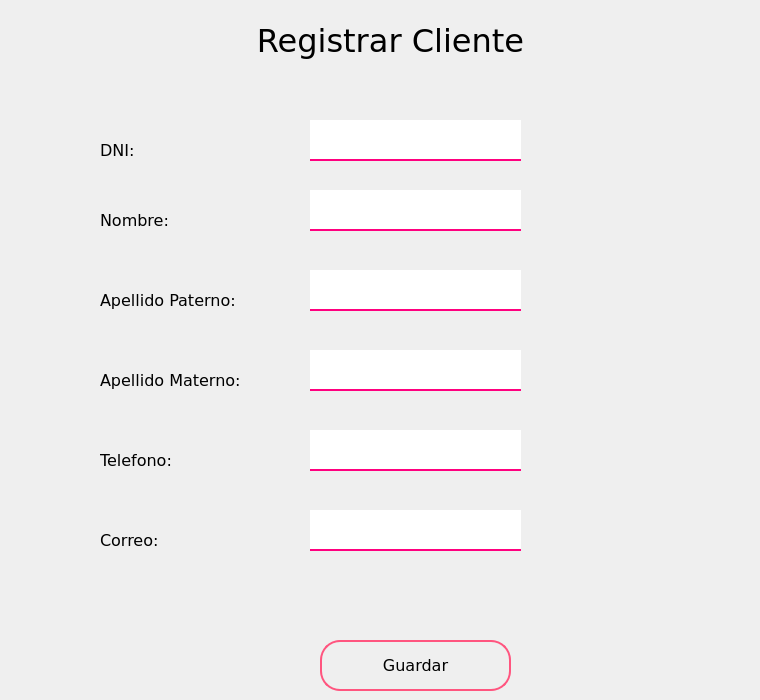
               <widget class="QWidget" name="pagRegistroCliente">
                <widget class="QLineEdit" name="txtDNI">
                 <property name="geometry">
                  <rect>
                   <x>310</x>
                   <y>120</y>
                   <width>211</width>
                   <height>41</height>
                  </rect>
                 </property>
                 <property name="font">
                  <font>
                   <pointsize>12</pointsize>
                  </font>
                 </property>
                 <property name="styleSheet">
                  <string notr="true">QLineEdit{
background-color: rgb(255, 255, 255);
border:none;
border-bottom:2px solid rgb(255, 0, 127);
padding-bottom:7px;
}</string>
                 </property>
                 <property name="alignment">
                  <set>Qt::AlignBottom|Qt::AlignLeading|Qt::AlignLeft</set>
                 </property>
                </widget>
                <widget class="QLabel" name="label">
                 <property name="geometry">
                  <rect>
                   <x>100</x>
                   <y>130</y>
                   <width>111</width>
                   <height>41</height>
                  </rect>
                 </property>
                 <property name="font">
                  <font>
                   <family>Verdana</family>
                   <pointsize>12</pointsize>
                  </font>
                 </property>
                 <property name="text">
                  <string>DNI:</string>
                 </property>
                </widget>
                <widget class="QLabel" name="label_2">
                 <property name="geometry">
                  <rect>
                   <x>100</x>
                   <y>200</y>
                   <width>111</width>
                   <height>41</height>
                  </rect>
                 </property>
                 <property name="font">
                  <font>
                   <family>Verdana</family>
                   <pointsize>12</pointsize>
                  </font>
                 </property>
                 <property name="text">
                  <string>Nombre:</string>
                 </property>
                </widget>
                <widget class="QLabel" name="label_3">
                 <property name="geometry">
                  <rect>
                   <x>100</x>
                   <y>280</y>
                   <width>181</width>
                   <height>41</height>
                  </rect>
                 </property>
                 <property name="font">
                  <font>
                   <family>Verdana</family>
                   <pointsize>12</pointsize>
                  </font>
                 </property>
                 <property name="text">
                  <string>Apellido Paterno:</string>
                 </property>
                </widget>
                <widget class="QLabel" name="label_4">
                 <property name="geometry">
                  <rect>
                   <x>100</x>
                   <y>360</y>
                   <width>181</width>
                   <height>41</height>
                  </rect>
                 </property>
                 <property name="font">
                  <font>
                   <family>Verdana</family>
                   <pointsize>12</pointsize>
                  </font>
                 </property>
                 <property name="text">
                  <string>Apellido Materno:</string>
                 </property>
                </widget>
                <widget class="QLabel" name="label_5">
                 <property name="geometry">
                  <rect>
                   <x>100</x>
                   <y>440</y>
                   <width>111</width>
                   <height>41</height>
                  </rect>
                 </property>
                 <property name="font">
                  <font>
                   <family>Verdana</family>
                   <pointsize>12</pointsize>
                  </font>
                 </property>
                 <property name="text">
                  <string>Telefono:</string>
                 </property>
                </widget>
                <widget class="QLabel" name="label_6">
                 <property name="geometry">
                  <rect>
                   <x>100</x>
                   <y>520</y>
                   <width>111</width>
                   <height>41</height>
                  </rect>
                 </property>
                 <property name="font">
                  <font>
                   <family>Verdana</family>
                   <pointsize>12</pointsize>
                  </font>
                 </property>
                 <property name="text">
                  <string>Correo:</string>
                 </property>
                </widget>
                <widget class="QLineEdit" name="txtNombre">
                 <property name="geometry">
                  <rect>
                   <x>310</x>
                   <y>190</y>
                   <width>211</width>
                   <height>41</height>
                  </rect>
                 </property>
                 <property name="font">
                  <font>
                   <pointsize>12</pointsize>
                  </font>
                 </property>
                 <property name="styleSheet">
                  <string notr="true">QLineEdit{
background-color: rgb(255, 255, 255);
border:none;
border-bottom:2px solid rgb(255, 0, 127);
padding-bottom:7px;
}</string>
                 </property>
                 <property name="alignment">
                  <set>Qt::AlignBottom|Qt::AlignLeading|Qt::AlignLeft</set>
                 </property>
                </widget>
                <widget class="QLineEdit" name="txtApellidoP">
                 <property name="geometry">
                  <rect>
                   <x>310</x>
                   <y>270</y>
                   <width>211</width>
                   <height>41</height>
                  </rect>
                 </property>
                 <property name="font">
                  <font>
                   <pointsize>12</pointsize>
                  </font>
                 </property>
                 <property name="styleSheet">
                  <string notr="true">QLineEdit{
background-color: rgb(255, 255, 255);
border:none;
border-bottom:2px solid rgb(255, 0, 127);
padding-bottom:7px;
}</string>
                 </property>
                 <property name="alignment">
                  <set>Qt::AlignBottom|Qt::AlignLeading|Qt::AlignLeft</set>
                 </property>
                </widget>
                <widget class="QLineEdit" name="txtApellidoM">
                 <property name="geometry">
                  <rect>
                   <x>310</x>
                   <y>350</y>
                   <width>211</width>
                   <height>41</height>
                  </rect>
                 </property>
                 <property name="font">
                  <font>
                   <pointsize>12</pointsize>
                  </font>
                 </property>
                 <property name="styleSheet">
                  <string notr="true">QLineEdit{
background-color: rgb(255, 255, 255);
border:none;
border-bottom:2px solid rgb(255, 0, 127);
padding-bottom:7px;
}</string>
                 </property>
                 <property name="alignment">
                  <set>Qt::AlignBottom|Qt::AlignLeading|Qt::AlignLeft</set>
                 </property>
                </widget>
                <widget class="QLineEdit" name="txtTelefono">
                 <property name="geometry">
                  <rect>
                   <x>310</x>
                   <y>430</y>
                   <width>211</width>
                   <height>41</height>
                  </rect>
                 </property>
                 <property name="font">
                  <font>
                   <pointsize>12</pointsize>
                  </font>
                 </property>
                 <property name="styleSheet">
                  <string notr="true">QLineEdit{
background-color: rgb(255, 255, 255);
border:none;
border-bottom:2px solid rgb(255, 0, 127);
padding-bottom:7px;
}</string>
                 </property>
                 <property name="alignment">
                  <set>Qt::AlignBottom|Qt::AlignLeading|Qt::AlignLeft</set>
                 </property>
                </widget>
                <widget class="QLineEdit" name="txtCorreo">
                 <property name="geometry">
                  <rect>
                   <x>310</x>
                   <y>510</y>
                   <width>211</width>
                   <height>41</height>
                  </rect>
                 </property>
                 <property name="font">
                  <font>
                   <pointsize>12</pointsize>
                  </font>
                 </property>
                 <property name="styleSheet">
                  <string notr="true">QLineEdit{
background-color: rgb(255, 255, 255);
border:none;
border-bottom:2px solid rgb(255, 0, 127);
padding-bottom:7px;
}</string>
                 </property>
                 <property name="alignment">
                  <set>Qt::AlignBottom|Qt::AlignLeading|Qt::AlignLeft</set>
                 </property>
                </widget>
                <widget class="QPushButton" name="btnGuardarRgtr">
                 <property name="geometry">
                  <rect>
                   <x>320</x>
                   <y>640</y>
                   <width>191</width>
                   <height>51</height>
                  </rect>
                 </property>
                 <property name="font">
                  <font>
                   <family>Verdana</family>
                   <pointsize>12</pointsize>
                  </font>
                 </property>
                 <property name="styleSheet">
                  <string notr="true">QPushButton{
border:2px solid rgb(255, 85, 127);
border-radius:20px;

}

QPushButton:hover{
background-color:qlineargradient(spread:pad, x1:1, y1:1, x2:0.06, y2:0.131227, stop:0.373134 rgba(249, 148, 207, 255), stop:1 rgba(255, 255, 255, 255))
}</string>
                 </property>
                 <property name="text">
                  <string>Guardar</string>
                 </property>
                </widget>
                <widget class="QLabel" name="label_7">
                 <property name="geometry">
                  <rect>
                   <x>190</x>
                   <y>10</y>
                   <width>401</width>
                   <height>61</height>
                  </rect>
                 </property>
                 <property name="font">
                  <font>
                   <family>Verdana</family>
                   <pointsize>24</pointsize>
                  </font>
                 </property>
                 <property name="text">
                  <string>Registrar Cliente</string>
                 </property>
                 <property name="alignment">
                  <set>Qt::AlignCenter</set>
                 </property>
                </widget>
                <widget class="QLabel" name="label_20">
                 <property name="geometry">
                  <rect>
                   <x>610</x>
                   <y>40</y>
                   <width>141</width>
                   <height>151</height>
                  </rect>
                 </property>
                 <property name="text">
                  <string/>
                 </property>
                 <property name="pixmap">
                  <pixmap>logo1.png</pixmap>
                 </property>
                 <property name="scaledContents">
                  <bool>true</bool>
                 </property>
                </widget>
               </widget>
